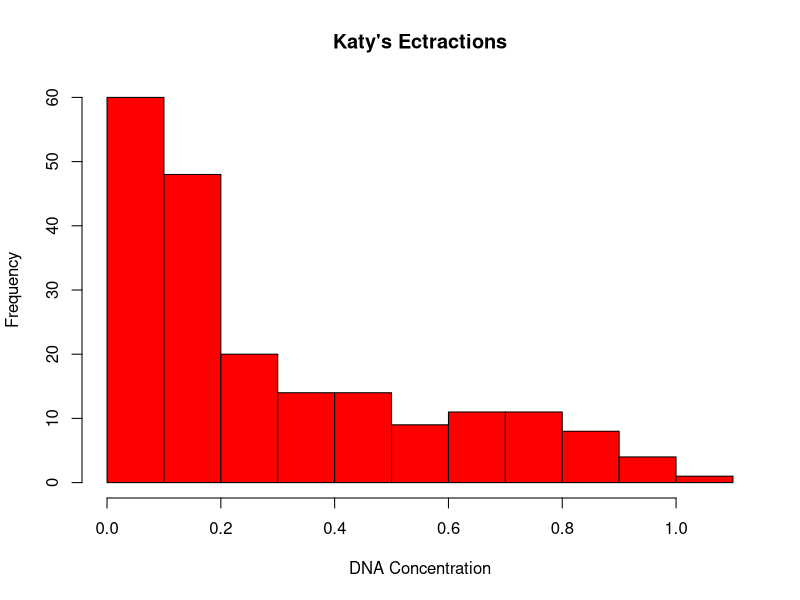
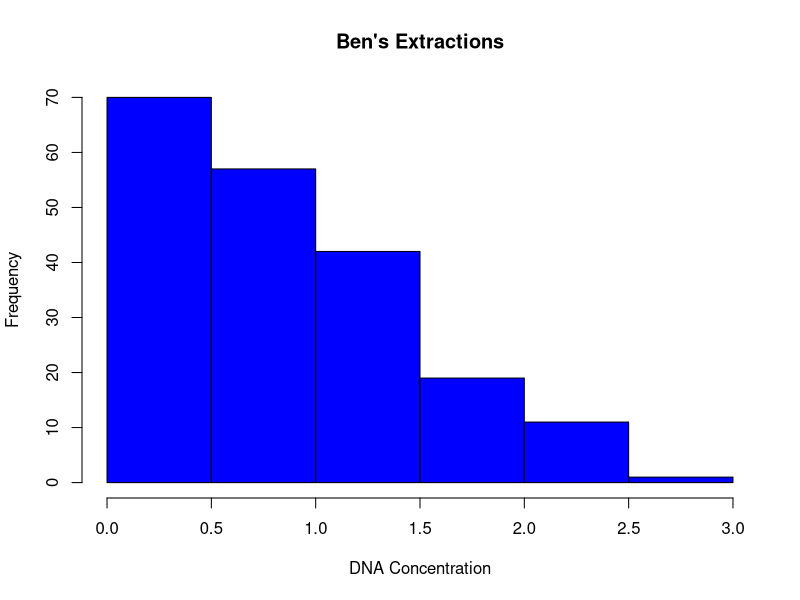
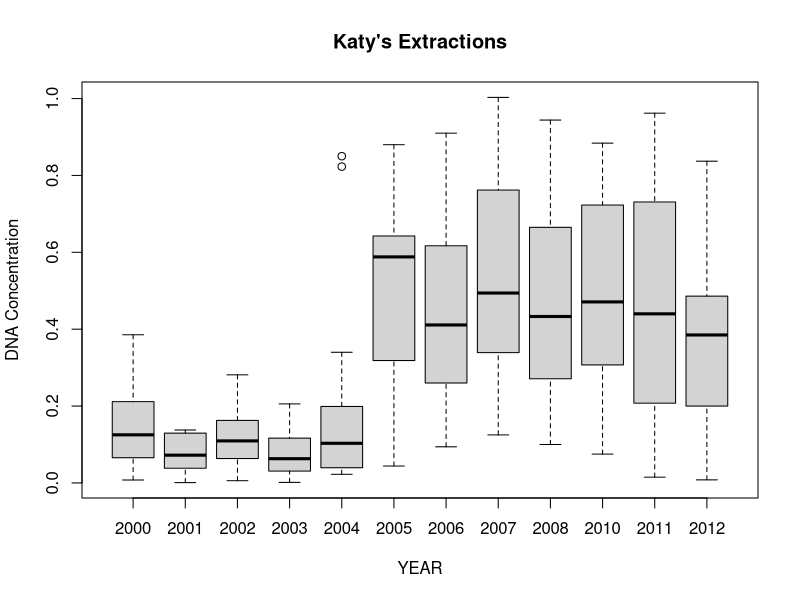
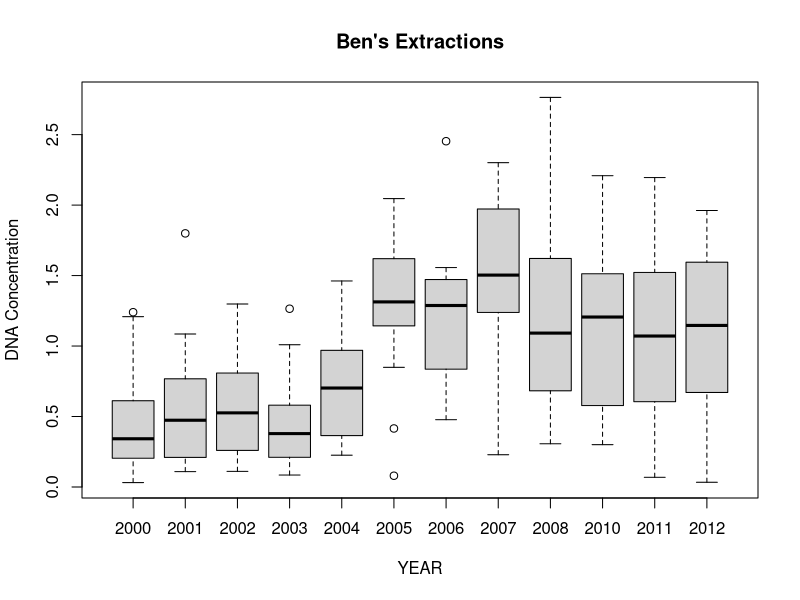
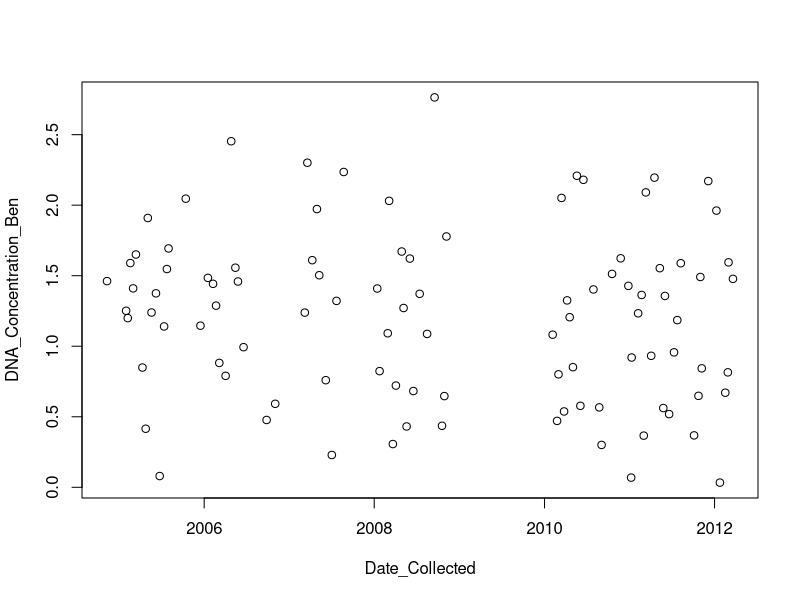
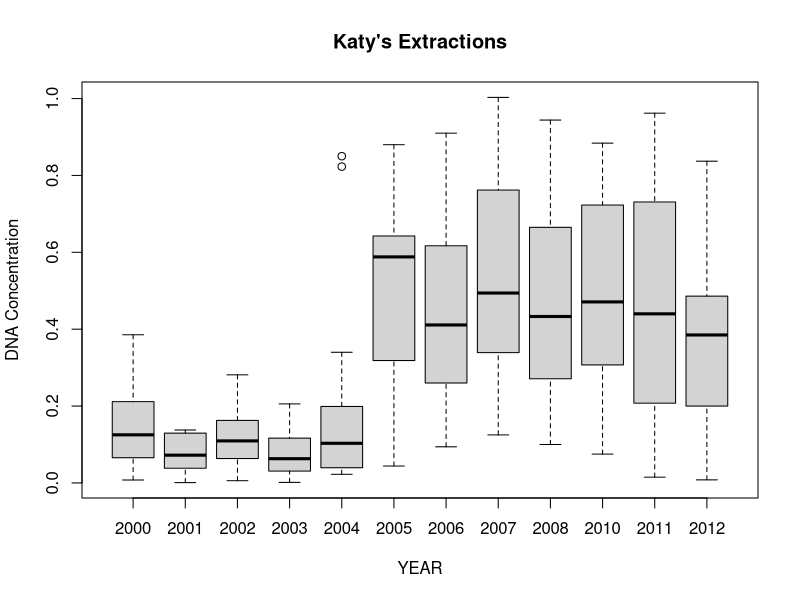
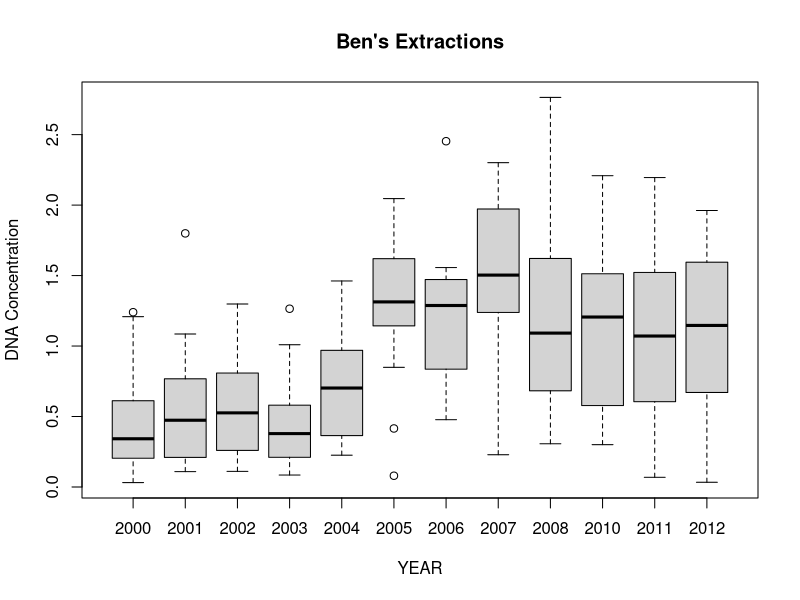
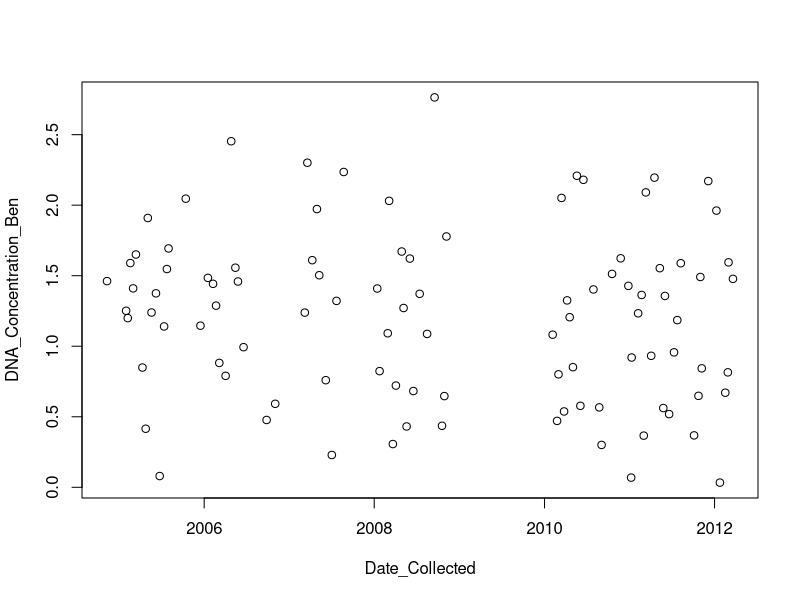

R code for these plots, in order:
library(tidyverse)

df = read.csv("DNA_Conc_by_Extraction_Date.csv")  



#Part 1


hist(df$DNA_Concentration_Katy, main = "Katy's Ectractions", xlab = "DNA Concentration", col = "RED")

hist(df$DNA_Concentration_Ben, main = "Ben's Extractions", xlab = "DNA Concentration", col = "BLUE")

#Part II

class(df$Year_Collected)

df$Year_Collected = as.factor(df$Year_Collected)


plot(df$Year_Collected, df$DNA_Concentration_Katy, main= "Katy's Extractions", xlab = "YEAR", ylab = "DNA Concentration")

plot(df$Year_Collected, df$DNA_Concentration_Ben, main= "Ben's Extractions", xlab = "YEAR", ylab = "DNA Concentration")

#Only problem I see is that the plot dimensions are narrower on yours which changes the way the x axis values are displayed
#I will try and fix this if I have time.
#This seems to have fixed itself after exporting using the jpeg function, so I am not going to worry about it.


#Part III

?jpeg()

jpeg("DOTSON_Plot1.jpeg")

plot(df$Year_Collected, df$DNA_Concentration_Katy, main= "Katy's Extractions", xlab = "YEAR", ylab = "DNA Concentration")

dev.off()

jpeg("DOTSON_Plot2.jpeg")

plot(df$Year_Collected, df$DNA_Concentration_Ben, main= "Ben's Extractions", xlab = "YEAR", ylab = "DNA Concentration")

dev.off()


#Part IV



group_by(df, df$Year_Collected) %>% summarise(df$DNA_Concentration_Ben)


?sum
?summarise

#I suspect I need to use pipes to group and examine the data by year but I am struggling with this one so I will come back if I have time.
#I did not have time :(

#Part V

?subset


df1 = subset(df, df$Lab == "Downstairs")

df1$Date_Collected = as.POSIXct(df1$Date_Collected)


plot(df1$Date_Collected, df1$DNA_Concentration_Ben, xlab = "Date_Collected", ylab = "DNA_Concentration_Ben")


jpeg("Ben_DNA_over_time.jpg")

plot(df1$Date_Collected, df1$DNA_Concentration_Ben, xlab = "Date_Collected", ylab = "DNA_Concentration_Ben")

dev.off()


#Part VI

df2 = subset(df, select = c(Year_Collected, Extract.Code, Date_Collected, DNA_Concentration_Ben, Lab))

group_by(df2, df2$Year_Collected) 

df2000 = subset(df, Year_Collected == 2000,select =  c(Year_Collected, Extract.Code, Date_Collected, DNA_Concentration_Ben, Lab))

df2001 = subset(df, Year_Collected == 2001,select =  c(Year_Collected, Extract.Code, Date_Collected, DNA_Concentration_Ben, Lab))

df2002 = subset(df, Year_Collected == 2002,select =  c(Year_Collected, Extract.Code, Date_Collected, DNA_Concentration_Ben, Lab))

df2003 = subset(df, Year_Collected == 2003,select =  c(Year_Collected, Extract.Code, Date_Collected, DNA_Concentration_Ben, Lab))

df2004 = subset(df, Year_Collected == 2004,select =  c(Year_Collected, Extract.Code, Date_Collected, DNA_Concentration_Ben, Lab))

df2005 = subset(df, Year_Collected == 2005,select =  c(Year_Collected, Extract.Code, Date_Collected, DNA_Concentration_Ben, Lab))

df2006 = subset(df, Year_Collected == 2006,select =  c(Year_Collected, Extract.Code, Date_Collected, DNA_Concentration_Ben, Lab))

df2007 = subset(df, Year_Collected == 2007,select =  c(Year_Collected, Extract.Code, Date_Collected, DNA_Concentration_Ben, Lab))

df2008 = subset(df, Year_Collected == 2008,select =  c(Year_Collected, Extract.Code, Date_Collected, DNA_Concentration_Ben, Lab))

df2009 = subset(df, Year_Collected == 2009,select =  c(Year_Collected, Extract.Code, Date_Collected, DNA_Concentration_Ben, Lab))

df2010 = subset(df, Year_Collected == 2010,select =  c(Year_Collected, Extract.Code, Date_Collected, DNA_Concentration_Ben, Lab))

df2011 = subset(df, Year_Collected == 2011,select =  c(Year_Collected, Extract.Code, Date_Collected, DNA_Concentration_Ben, Lab))

df2012 = subset(df, Year_Collected == 2012,select =  c(Year_Collected, Extract.Code, Date_Collected, DNA_Concentration_Ben, Lab))

?mean

mean(df2000$DNA_Concentration_Ben)

Extraction_Year = c("2000", "2001", "2002", "2003", "2004", "2005", "2006", "2007", "2008", "2010", "2011", "2012")

Average_Value = c(mean(df2000$DNA_Concentration_Ben), mean(df2001$DNA_Concentration_Ben),
                  mean(df2002$DNA_Concentration_Ben), mean(df2003$DNA_Concentration_Ben),
                    mean(df2004$DNA_Concentration_Ben), mean(df2005$DNA_Concentration_Ben), 
                  mean(df2006$DNA_Concentration_Ben), mean(df2007$DNA_Concentration_Ben),
                  mean(df2008$DNA_Concentration_Ben),
                  mean(df2010$DNA_Concentration_Ben), mean(df2011$DNA_Concentration_Ben),
                  mean(df2012$DNA_Concentration_Ben)) 

data.frame(Year = Extraction_Year, Average = Average_Value) 

df3 = data.frame(Year = Extraction_Year, Average = Average_Value) 

max(df3$Average)

#max shows the highest value but not which row (year) it is.

summary(df3)

# However, the summary function includes the year with the highest average (2005) in the output!


write.csv(df3, file = "Ben_Average_Conc.csv",row.names=FALSE)
